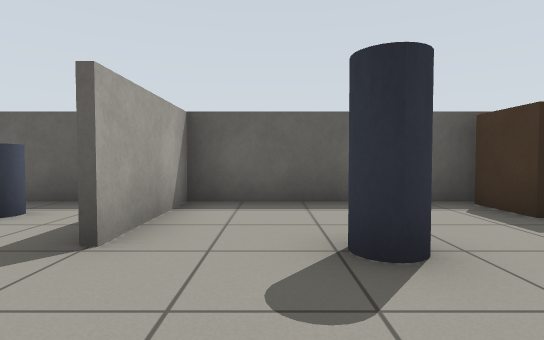
View 1 (above)

22 first-person views from a walk through a Gazebo world. The camera is 0.72 m above the floor, tilts 2° down and sees 80° across. The floor is counted in squares, 1 m on a side. Each view is taken from the middle of a square. On the plan, view 1 faces up. The plan holds only what a view shows up to about 10 squares ahead; the rest is blank.

View 2
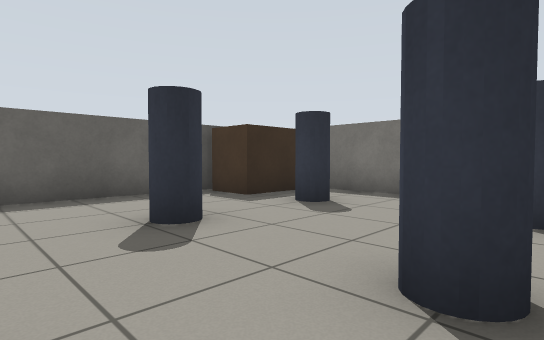

View 3
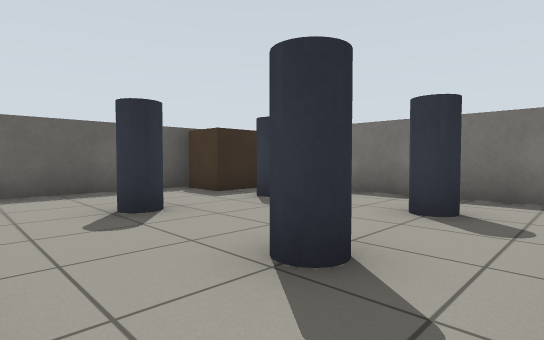

View 4
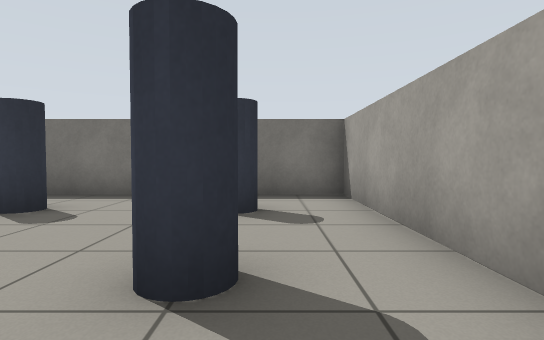

View 5
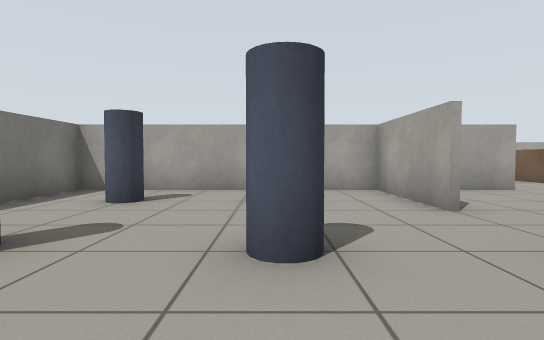

View 6
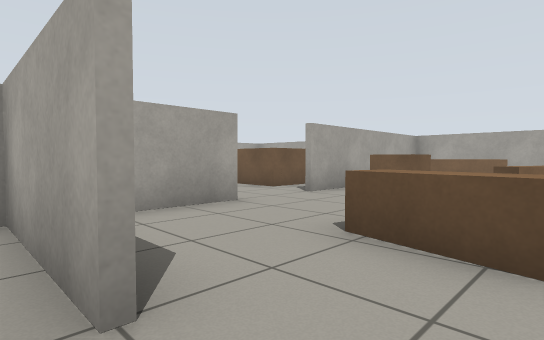

View 7
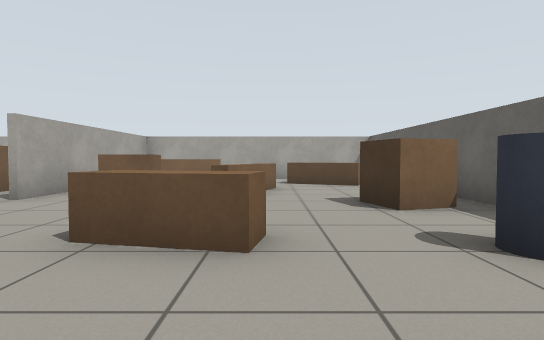

View 8
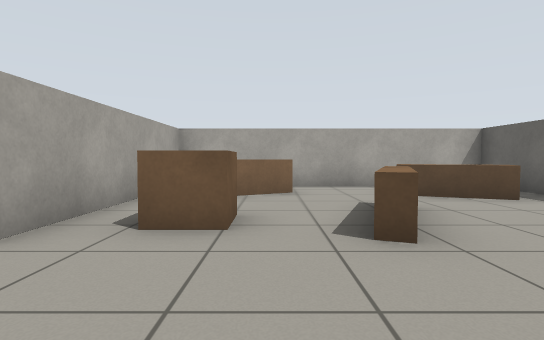

View 9
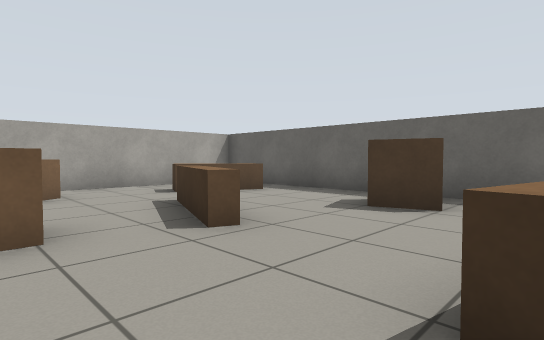

View 10
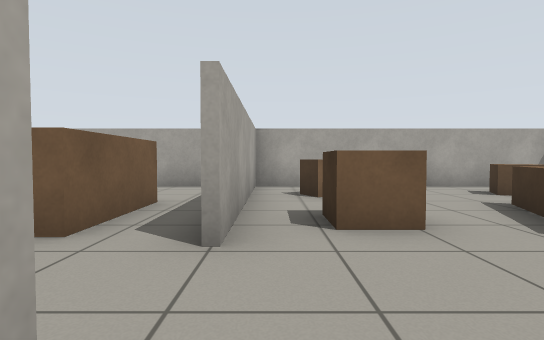

View 11
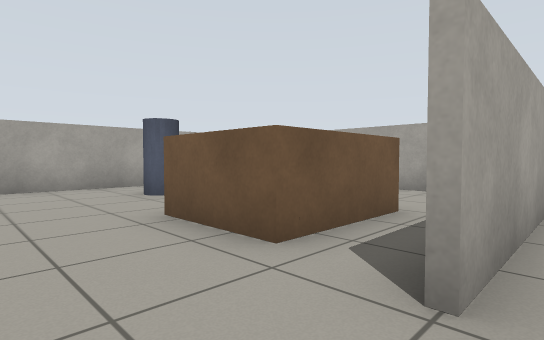

View 12
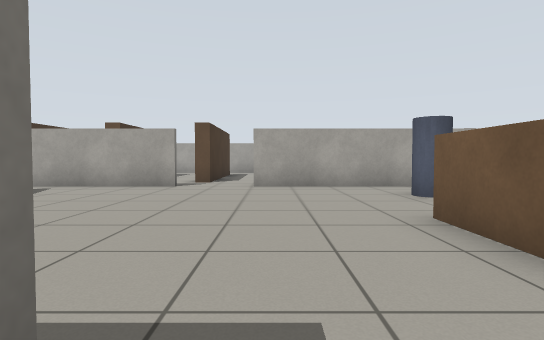

View 13
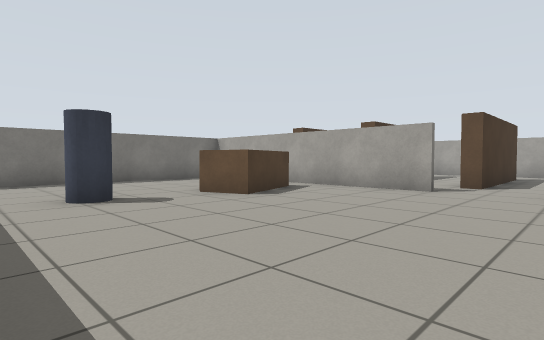

View 14
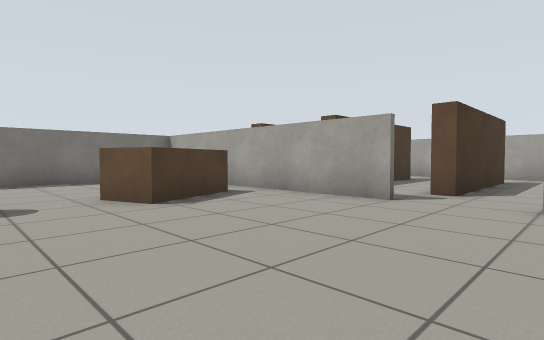

View 15
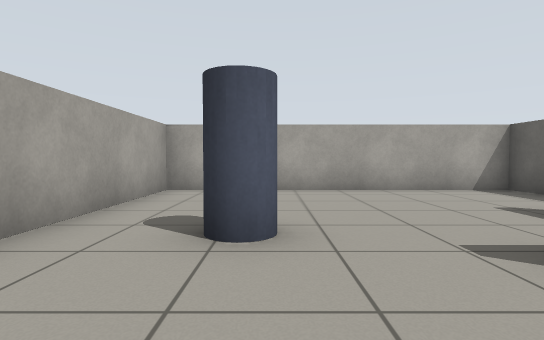

View 16
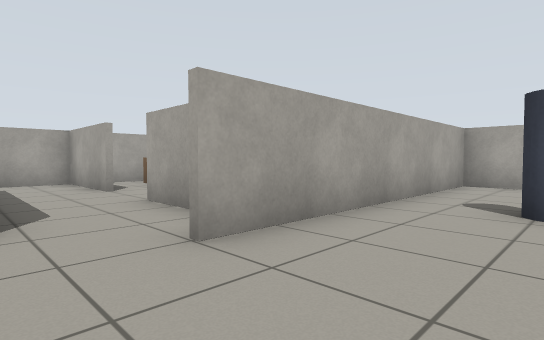

View 17
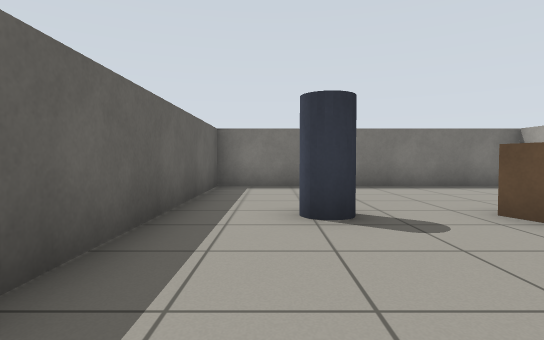

View 18
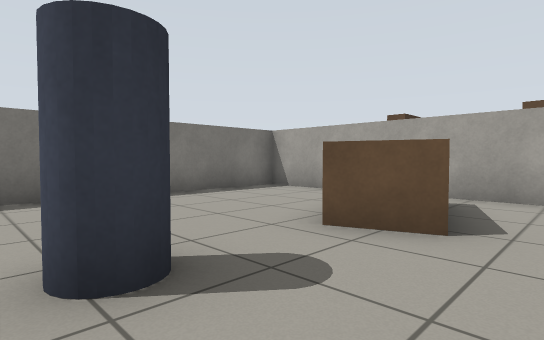

View 19
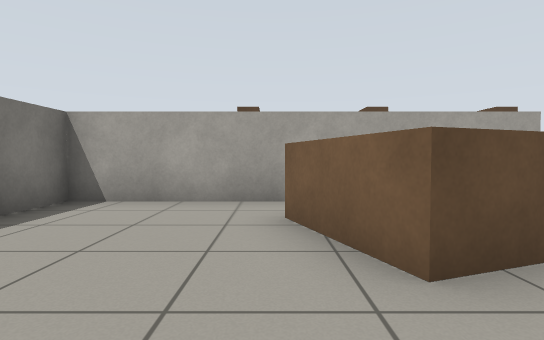

View 20
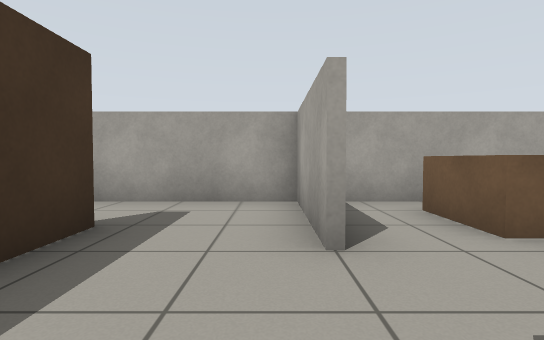

View 21
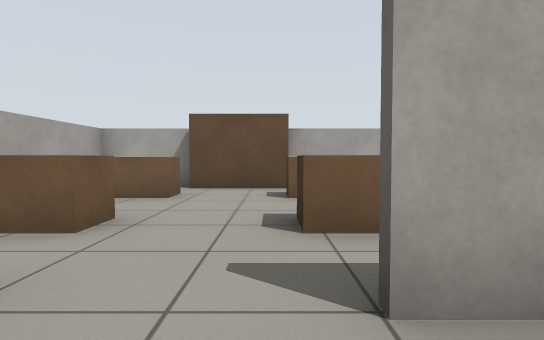

View 22
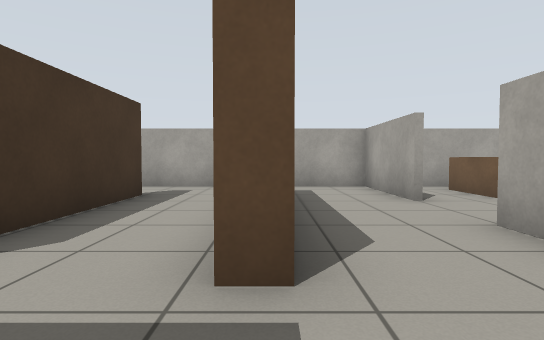

### Floor plan
Points are (right, up) in squares from view 1. A wall is a line through its corners. A room is listed if a view was taken in it or the views show most of it. See-through windows are left out.
Room 1 (views 1, 2, 3, 4, 5, 6, 7)
walls: (-1.4, 0.6) (-1.4, -2.4) (5.5, -2.4); (3.5, 5.4) (-1.4, 5.4) (-1.4, 2.6); (5.4, -3) (5.4, 3.5)
ways out: opening at (-2, 1.5) to room 2
objects: blue cylinder (1, -1) to (1, 0); blue cylinder (1, 2) to (1, 3); blue cylinder (3, -1) to (4, 0); blue cylinder (3, 2) to (4, 3); brown box (3, 4) to (5, 5)
Room 2 (views 8, 9, 10, 11, 12, 13)
walls: (-4.6, -2.4) (-2.7, -2.4); (-3.3, 5.4) (-12.4, 5.4) (-12.4, -3); (-9.4, -3.9) (-7, -3.9); (-12.5, -2.4) (-6.6, -2.4)
low walls: (-9, 2.1) (-6.7, 1.2) (-6.8, 0.9) (-9.1, 1.8)
ways out: opening at (-2, 1.5) to room 1; opening at (-5.5, -3) to room 3
objects: brown box (-11, -1) to (-10, 0); brown box (-11, 3) to (-10, 4); brown box (-8, -1) to (-7, -1); brown box (-6, 4); brown box (-4, 1) to (-4, 2); blue cylinder (-4, 4) to (-3, 4)
Room 3 (views 14, 15, 16, 17, 18, 19, 22)
walls: (-2.5, -10.4) (5.4, -10.4) (5.4, -3); (-3.1, -11.8) (-2.6, -11.8); (-7, -3.9) (-7, -6); (-11.4, -2.6) (-12.5, -2.6); (5.5, -2.6) (-1.4, -2.6); (-12.4, -3) (-12.4, -10.4) (-4.5, -10.4)
ways out: opening at (-5.5, -3) to room 2; opening at (-4, -12) to room 4
objects: blue cylinder (-8, -8); brown box (0, -9) to (2, -7); blue cylinder (1, -5)
Room 4 (views 20, 21)
walls: (-5.4, -12) (-5.4, -13.5); (-3.1, -15.5) (-3.1, -11.8)
ways out: opening at (-4, -12) to room 3; opening at (-6, -14.5) to room 5; opening at (-4.5, -16) to room 7
Room 5 (no view inside)
walls: (-11.8, -13.5) (-11.8, -16); (-12.4, -16.1) (-12.4, -18.4) (-6.1, -18.4); (-12.4, -11.1) (-12.4, -13.6)
ways out: opening at (-6, -14.5) to room 4
objects: brown box (-10, -17) to (-10, -16); brown box (-10, -13) to (-10, -12); brown box (-8, -17) to (-7, -16); brown box (-8, -13) to (-7, -12)
Room 6 (no view inside)
walls: (-0.4, -16.5) (-0.4, -13); (-2.5, -18.4) (0.4, -18.4)
ways out: opening at (-3, -17.5) to room 7; opening at (0, -17.5)
Room 7 (no view inside)
walls: (-3.1, -16.5) (-3.1, -15.5); (-5.4, -15.5) (-5.4, -18.4) (-2.5, -18.4)
ways out: opening at (-4.5, -16) to room 4; opening at (-3, -17.5) to room 6

Where each view was taken, in squares from view 1:
view 1: 0 up, 0 right, facing up
view 2: 1 down, 1 left, facing up-right
view 3: 2 down, 1 left, facing up-right
view 4: 1 down, 1 left, facing right
view 5: 5 up, 1 right, facing down
view 6: 2 up, 1 left, facing down-left
view 7: 2 up, 1 left, facing left
view 8: 0 up, 4 left, facing left
view 9: 1 down, 4 left, facing up-left
view 10: 2 down, 4 left, facing left
view 11: 2 down, 5 left, facing down-left
view 12: 2 down, 5 left, facing down
view 13: 3 down, 5 left, facing down-right
view 14: 5 down, 5 left, facing down-right
view 15: 8 down, 5 left, facing left
view 16: 8 down, 3 left, facing down-left
view 17: 4 down, 3 left, facing right
view 18: 4 down, 1 left, facing down-right
view 19: 5 down, 2 right, facing down
view 20: 13 down, 5 left, facing down
view 21: 14 down, 4 left, facing left
view 22: 10 down, 3 left, facing down
